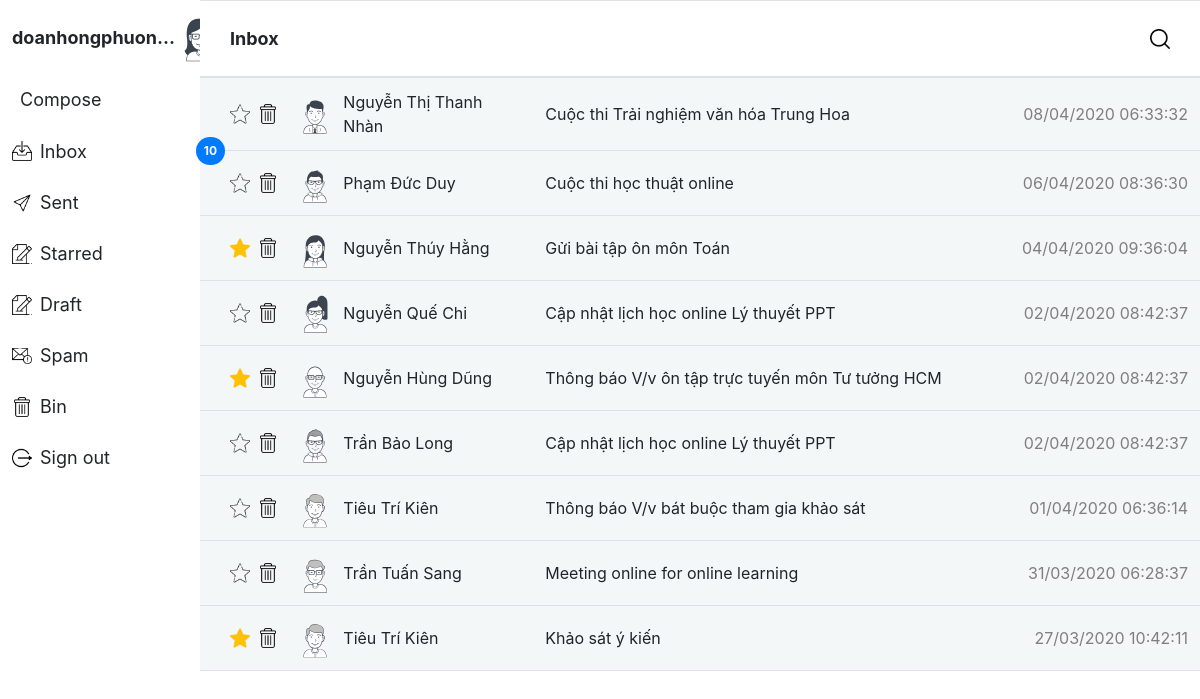
/index.php (signed in), run on the app's committed database.
### tables this page shows
CREATE TABLE `mail` (
  `ID` int(11) NOT NULL,
  `CONVERSATION_ID` int(11) DEFAULT NULL,
  `USER_ID_SEND` int(11) DEFAULT NULL,
  `USER_ID_RECEIVE` int(11) DEFAULT NULL,
  `SENT_TIME` datetime DEFAULT NULL,
  `CONTENT` varchar(4000) DEFAULT NULL,
  `SEEN` bit(1) NOT NULL DEFAULT b'0'
);

CREATE TABLE `user` (
  `ID` int(11) NOT NULL,
  `NAME` varchar(100) NOT NULL,
  `AVATAR` varchar(100) DEFAULT NULL,
  `PHONENUMBER` varchar(10) DEFAULT NULL,
  `USER_MAIL_ADDRESS` varchar(50) NOT NULL,
  `PASSWORD` varchar(500) NOT NULL,
  `BLOCK` bit(1) NOT NULL DEFAULT b'0'
);

CREATE TABLE `conversation` (
  `ID` int(11) NOT NULL,
  `SUBJECT` varchar(100) DEFAULT NULL
);

### controllers/home_controller.php (called while the page is built, shortened)
<?php
    class HomeController extends BaseController{
        function index(){
            $this->render('index',array());
        }
    }

### index.php (called while the page is built, shortened)
<?php
    $support_controller_admin = array(
        'admin' => array('index', 'profile', 'error','admin','view_user', 'view_admin','blocked','change_sysadmin'),
        'login' => array('index', 'logup', 'logout', 'login_admin')
    );
    if (isset($_SESSION['email']) || isset($_SESSION['email_admin'])) {
        if (isset($_SESSION['email_admin'])){
            if (isset($_GET['controller'])) {
                $controller = $_GET['controller'];
                if (isset($_GET['action'])) {
                    $action = $_GET['action'];
                } else {
                    $action = 'index';
                }
            } else {
                $controller = 'admin';
                $action = 'index';
            }
            if (!array_key_exists($controller, $support_controller_admin) ||
            !in_array($action, $support_controller_admin[$controller])) {
                $controller = 'admin';
                $action = 'error';
            }
        }
        else {
            if (isset($_GET['controller'])) {
                $controller = $_GET['controller'];
                if (isset($_GET['action'])) {
                    $action = $_GET['action'];
                } else {
                    $action = 'index';
                }
            } else {
                $action = 'index';
            }
        }
    }
    $obj = new $className();
    $obj->$action();
?>

### models/Mail.php (called while the page is built, shortened)
<?php
    class Mail{
        public function __construct($id,$conversation_id,$user_sent,$user_receive,$sent_time,$content,$seen){
            $this->sent_time = $sent_time;
            $this->seen = $seen;
        }
        public static function getInboxMail($user_receive){
            $sql = "SELECT ID, CONVERSATION_ID, USER_ID_SEND, USER_ID_RECEIVE,
            date_format(SENT_TIME, '%d/%m/%Y %h:%i:%s') AS SENT_TIME, CONTENT, SEEN
            FROM MAIL WHERE USER_ID_RECEIVE = ?  ORDER BY UNIX_TIMESTAMP(SENT_TIME) DESC";
            $db = DB::getDB();
            $stm = $db->prepare($sql);
            $stm->bind_param('i',$user_receive);
            $status = $stm->execute();
            $data = array();
            if($status){
                $result = $stm->get_result();
                while ($i = $result->fetch_array()) {
                    $data[] = new Mail($i['ID'], $i['CONVERSATION_ID'],$i['USER_ID_SEND'],$user_receive, $i['SENT_TIME'], $i['CONTENT'], $i['SEEN']);
                }
                return $data;
            }
            return null;
        }
}
?>

### models/User.php (called while the page is built, shortened)
<?php
    class User{
        public function __construct($id, $name, $avatar, $phone, $mail, $pass, $block){
            $this->name = $name;
            $this->avatar = $avatar;
        }
        public static function getCurrentUser($mail){
            $check_user = 'SELECT * FROM USER WHERE USER_MAIL_ADDRESS = ?';
            $db = DB::getDB();
            $stm = $db->prepare($check_user);
            $stm->bind_param('s', $mail);
            $status = $stm->execute();
            if ($status) {
                $data = $stm->get_result();
                while( $i = $data->fetch_array())
                {
                    return new User($i['ID'], $i['NAME'], $i['AVATAR'], $i['PHONENUMBER'], $i['USER_MAIL_ADDRESS'], $i['PASSWORD'], $i['BLOCK']);
                }
            }
            return null;
        }
        public static function getUserById($id){
            $sql = 'SELECT * FROM USER WHERE ID = ?';
            $db = DB::getDB();
            $stm = $db->prepare($sql);
            $stm->bind_param('i', $id);
            $status = $stm->execute();
            if ($status) {
                $data = $stm->get_result();
                while ($i = $data->fetch_array()) {
                    return new User($i['ID'], $i['NAME'], $i['AVATAR'], $i['PHONENUMBER'], $i['USER_MAIL_ADDRESS'], $i['PASSWORD'], $i['BLOCK']);
                }
            }
            return null;
        }
    }
?>

### models/Conversation.php (called while the page is built, shortened)
<?php
    class Conversation{
        public function __construct($id, $subject){
            $this->subject = $subject;
        }
        public static function getConversation($id){
            $sql = 'SELECT * FROM CONVERSATION WHERE ID = ?';
            $db = DB::getDB();
            $stm = $db->prepare($sql);
            $stm->bind_param('i', $id);
            $status = $stm->execute();
            if($status){
                $data = $stm->get_result();
                while ($i = $data->fetch_array()) {
                    return new Conversation($i['ID'],$i['SUBJECT']);
                }
            }
        }
    }
?>

### models/Star.php (called while the page is built, shortened)
<?php
    class Star{
        public static function isMailStar($id,$user_id){
            $sql = 'SELECT * FROM STAR WHERE ID = ? AND USER_ID = ?';
            $db = DB::getDB();
            $stm = $db->prepare($sql);
            $stm->bind_param('ii', $id,$user_id);
            $status = $stm->execute();
            if ($status) {
                $result = $stm->get_result();
                return $result->num_rows;
            }
            return null;
        }
    }
?>

### views/home/index.php (the view, shortened to what this page needs)
<?php
$header = 'Inbox';
$all_mail = Mail::getInboxMail($current_user_id);
if (!isset($_GET['controller'])) {
    $current_action = 'index';
    $current_controller = 'home';
} else {
    $current_controller = $_GET['controller'];
    $current_action = $_GET['action'];
}
?>
<div class='col-xl-10 col-md-8 col-lg-8 p-0'>
    <form action="index.php" method="GET" name="viewDetail">
        <table class='table border-bottom'>
            <thead>
                <tr>
                    <td colspan="2" class='table-home-header sticky-top bg-white border-bottom' style="padding: 24px 30px">
                        <p class='label-text font-weight-bold'><?= $header ?></p>
                        <img src="asset/images/icons/search.png" class='img-fluid icon search-icon'>
                    </td>
                </tr>
            </thead>
            <tbody>
                <?php
                foreach ($all_mail as $i) {
                    $user_sent = User::getUserById($i->user_sent);
                    if (BlockUser::isBlockUser($current_user_id, $user_sent->id) === 1) {
                        continue;
                    }
                    if (Trash::isMailInTrash($i->id, $current_user_id) === 1) {
                        continue;
                    }
                    if (is_null($user_sent->avatar) || $user_sent->avatar === '') {
                        $user_sent_avatar = 'asset/images/avatar/1.png';
                    } else {
                        $user_sent_avatar = $user_sent->avatar;
                    }
                    $user_sent_name = $user_sent->name;
                    $id = $i->id;
                    $mail_conversation = Conversation::getConversation($i->conversation_id);
                    $subject = $mail_conversation->subject;
                    $date = $i->sent_time;
                    $seen = $i->seen;
                    if ($seen === 0) {
                        $style_read = 'd-flex mail mail-unread';
                        $style_text_read = 'font-weight-bold';
                    } else {
                        $style_read = 'd-flex mail';
                        $style_text_read = '';
                    }
                    $is_star_mail = Star::isMailStar($i->id, $current_user_id);
                    if ($is_star_mail) {
                        $star = 'star';
                    } else {
                        $star = 'star_outline';
                    }
                ?>
                    <tr class='<?= $style_read ?>'>
                        <td class='col-1 mail-user' style="padding: 5px 0px 5px 30px">
                            <img src="asset/images/icons/<?= $star ?>.png" onclick="onClickStarButton(<?= $id ?>,'<?= $current_controller ?>', '<?= $current_action ?>')" class='img-fluid star-button icon mr-2 star_icon' alt="">
                            <img src="asset/images/icons/bin.png" onclick="onClickDeleteButton(<?= $id ?>,'<?= $current_controller ?>', '<?= $current_action ?>')" class='delete_icon img-fluid icon mr-2' alt="">
                        </td>
                        <td class='col-3 mail-user' onclick="viewDetailMail(<?= $id ?>)">
                            <img src='<?= $user_sent_avatar ?>' alt='avatar' class='img-fluid mail-avatar' />
                            <p class='<?= $style_text_read ?>' style="margin-left: 0.5rem ;"><?= $user_sent_name ?></p>
                        </td>
                        <td class='col-8 mail-content' onclick="viewDetailMail(<?= $id ?>)">
                            <span class='<?= $style_text_read ?>'><?= $subject ?></span>
                            <span class='mail-content-text'><?= $date ?></span>
                        </td>
                    </tr>
                <?php
                }
                ?>
            </tbody>
        </table>
    </form>
</div>

### data on the page
mail: USER_ID_SEND.AVATAR (picture), USER_ID_SEND.NAME "Nguyễn Thị Thanh Nhàn", CONVERSATION_ID.SUBJECT "Cuộc thi Trải nghiệm văn hóa Trung Hoa", date "08/04/2020 06:33:32"
mail: USER_ID_SEND.AVATAR (picture), USER_ID_SEND.NAME "Phạm Đức Duy", CONVERSATION_ID.SUBJECT "Cuộc thi học thuật online", date "06/04/2020 08:36:30"
mail: USER_ID_SEND.AVATAR (picture), USER_ID_SEND.NAME "Nguyễn Thúy Hằng", CONVERSATION_ID.SUBJECT "Gửi bài tập ôn môn Toán", date "04/04/2020 09:36:04"
mail: USER_ID_SEND.AVATAR (picture), USER_ID_SEND.NAME "Nguyễn Quế Chi", CONVERSATION_ID.SUBJECT "Cập nhật lịch học online Lý thuyết PPT", date "02/04/2020 08:42:37"
mail: USER_ID_SEND.AVATAR (picture), USER_ID_SEND.NAME "Nguyễn Hùng Dũng", CONVERSATION_ID.SUBJECT "Thông báo V/v ôn tập trực tuyến môn Tư tưởng HCM", date "02/04/2020 08:42:37"
mail: USER_ID_SEND.AVATAR (picture), USER_ID_SEND.NAME "Trần Bảo Long", CONVERSATION_ID.SUBJECT "Cập nhật lịch học online Lý thuyết PPT", date "02/04/2020 08:42:37"
mail: USER_ID_SEND.AVATAR (picture), USER_ID_SEND.NAME "Tiêu Trí Kiên", CONVERSATION_ID.SUBJECT "Thông báo V/v bát buộc tham gia khảo sát", date "01/04/2020 06:36:14"
mail: USER_ID_SEND.AVATAR (picture), USER_ID_SEND.NAME "Trần Tuấn Sang", CONVERSATION_ID.SUBJECT "Meeting online for online learning", date "31/03/2020 06:28:37"
mail: USER_ID_SEND.AVATAR (picture), USER_ID_SEND.NAME "Tiêu Trí Kiên", CONVERSATION_ID.SUBJECT "Khảo sát ý kiến", date "27/03/2020 10:42:11"

### other printed values
$current_user "doanhongphuon..."
$total_unread_mail "10"
$header "Inbox"
